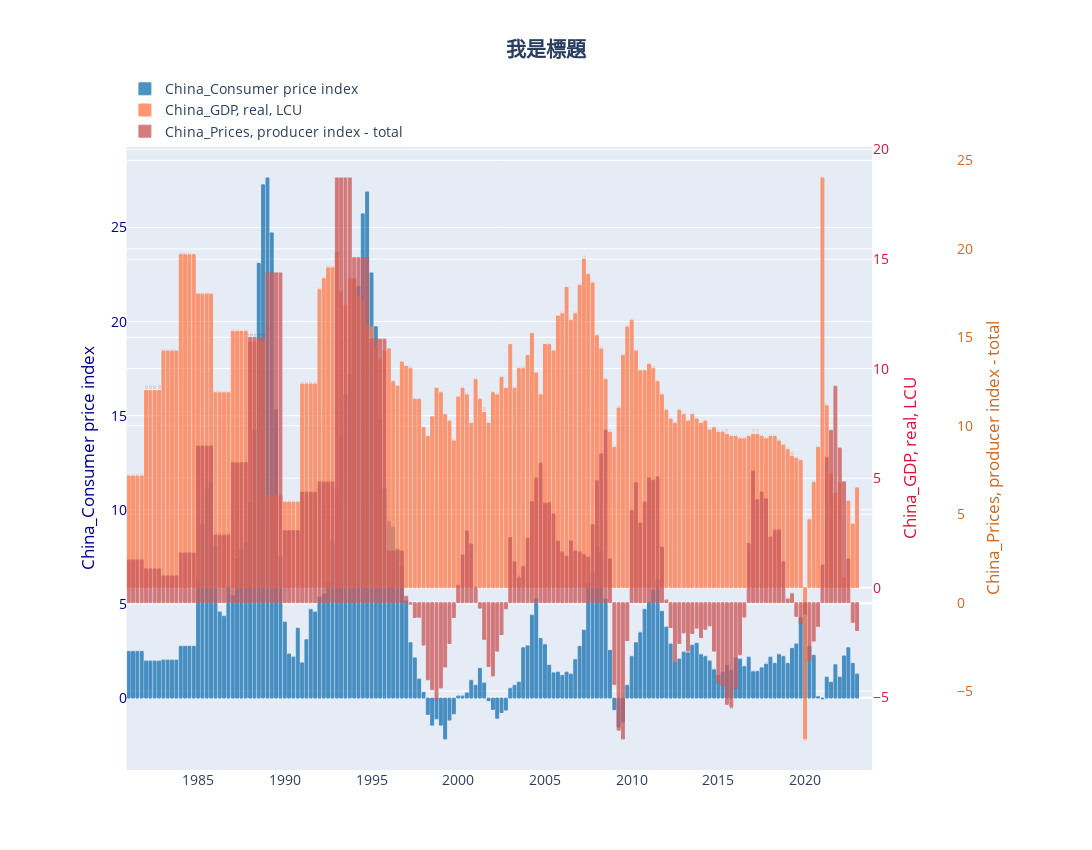

Write notebook code for a chart like this one.
### Code cell
title = '我是標題'
height=850  # 設置繪圖的高度（以像素為單位）
width=1200

fig = go.Figure()

# 添加柱状图和折线图到子图
#fig.add_trace(Scatter_Chart(x1,y1,name1,'y1',markercolor ="#1f77b4",linecolor='royalblue'))
fig.add_trace(bar_Chart(x1,y1,name1,'y1',marker_line_color='#1f77b4',textfontcolor='#1f77b4'))
fig.add_trace(bar_Chart(x2,y2,name2,'y2',marker_line_color='coral',textfontcolor='coral'))
#fig.add_trace(Scatter_Chart(x2,y2,name2,'y2',markercolor ="#ff7f50",linecolor='coral'))
#fig.add_trace(Scatter_Chart(x3,y3,name3,'y3',markercolor ="#b22222",linecolor="firebrick"))
fig.add_trace(bar_Chart(x3,y3,name3,'y3',marker_line_color='#cd5c5c',textfontcolor='#b22222'))

# Create axis objects
fig.update_layout(
    xaxis=dict(
        domain=[0.05, 0.85]
    ),
    yaxis=dict(
        domain=[0, 0.93]
    ),
    yaxis1=yaxis_1,
    yaxis2=yaxis_2,
    yaxis3=yaxis_3,

)

# Update layout properties

fig.update_layout(
    title={
        'text': '<b>'+title+'<b>',
        'y': 0.95,  # 位置
        'x': 0.5,
        'xanchor': 'center',  # 相對位置
        'yanchor': 'top'
    },
    legend=dict(orientation="v",  # h水平顯示v垂直
                  y=1.04, x=0.2,
                  xanchor="center",  # right設置圖例的水平位置(極限點)
                  yanchor="top"  # 設置圖例的垂直位置(極限點)
                  ),
    bargap=0.15,  # 相鄰座標條之間距
    bargroupgap=0.2,  #僅在共享座標軸時起作用 # 相同位置坐標的條之間的間隙
    xaxis_title="",  # 橫軸軸標籤
    #yaxis_title=target_title,  # 縱軸軸標籤
    yaxis_title_standoff=10,  # 調整 y 軸刻度標籤與圖表之間的距離
    yaxis_showtickprefix='first',
    font=dict(size=14),  # 設置字體大小
    #template='plotly_white',  # 換默認模板
    autosize=True,
    height=height,  # 設置繪圖的高度（以像素為單位）
    width=width,
)


fig.show()

### Figure 1 — Plotly figure (JSON) as saved in the notebook; plotly's stock layout.template omitted (floating-point values rounded to 4 significant figures; data arrays with more than 128 entries replaced by an {"elided": "..."} marker saying what was removed)
{"data": [{"marker": {"color": "#1f77b4", "line": {"color": "#1f77b4", "width": 1}}, "name": "China_Consumer price index", "opacity": 0.8, "text": {"elided": "172 float values"}, "textfont": {"color": "#1f77b4", "size": 13}, "textposition": "outside", "type": "bar", "x": {"elided": "172 str values"}, "y": {"elided": "172 float values"}, "yaxis": "y"}, {"marker": {"color": "coral", "line": {"color": "coral", "width": 1}}, "name": "China_GDP, real, LCU", "opacity": 0.8, "text": {"elided": "172 float values"}, "textfont": {"color": "coral", "size": 13}, "textposition": "outside", "type": "bar", "x": {"elided": "172 str values"}, "y": {"elided": "172 float values"}, "yaxis": "y2"}, {"marker": {"color": "#cd5c5c", "line": {"color": "#cd5c5c", "width": 1}}, "name": "China_Prices, producer index - total", "opacity": 0.8, "text": {"elided": "172 float values"}, "textfont": {"color": "#b22222", "size": 13}, "textposition": "outside", "type": "bar", "x": {"elided": "172 str values"}, "y": {"elided": "172 float values"}, "yaxis": "y3"}], "layout": {"autosize": true, "bargap": 0.15, "bargroupgap": 0.2, "font": {"size": 14}, "height": 850, "legend": {"orientation": "v", "x": 0.2, "xanchor": "center", "y": 1.04, "yanchor": "top"}, "title": {"text": "<b>我是標題<b>", "x": 0.5, "xanchor": "center", "y": 0.95, "yanchor": "top"}, "width": 1200, "xaxis": {"domain": [0.05, 0.85], "title": {"text": ""}}, "yaxis": {"domain": [0, 0.93], "position": 0.05, "showtickprefix": "first", "side": "left", "tickfont": {"color": "#00008b"}, "title": {"font": {"color": "#00008b"}, "standoff": 10, "text": "China_Consumer price index"}}, "yaxis2": {"anchor": "x", "overlaying": "y", "side": "right", "tickfont": {"color": "#dc143c"}, "title": {"font": {"color": "#dc143c"}, "text": "China_GDP, real, LCU"}}, "yaxis3": {"anchor": "free", "overlaying": "y", "position": 0.94, "side": "right", "tickfont": {"color": "#d2691e"}, "title": {"font": {"color": "#d2691e"}, "text": "China_Prices, producer index - total"}}}}
